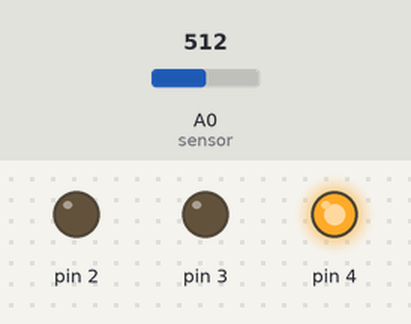
Simulated run of this sketch. Board: Arduino Uno, built with avr-gcc and run on an emulated ATmega328P. On the bench: output pins drawn as LEDs (lit = HIGH). The test bench sets the inputs (shaded band); at power-on: A0 (sensor) = 512. What the sketch prints to the serial monitor is not drawn.

Above: at 1.2 s.
1.3 s: A0 (sensor) set to 144
3.3 s: A0 (sensor) set to 132
At 4.0 s:
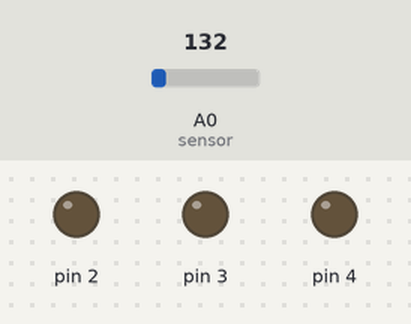
4.8 s: A0 (sensor) set to 306
At 5.7 s:
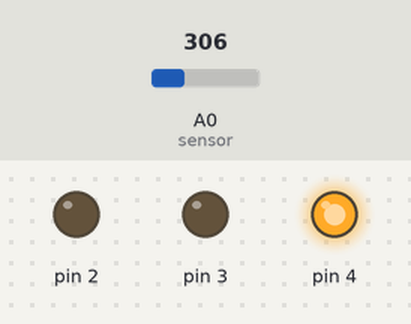
Timing chart, 0 to 7.8 s (numbered marks = the images above; inputs shaded):
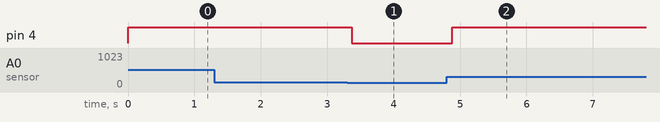

Measured:
- the behaviour switches between 144 and 143 on A0 (sensor) (found by bisection; images 0 and 1)
- after the input at 1.3 s, every drawn part: stays the same
- after the input at 3.3 s, pin 4: HIGH → LOW after 0.07 s
- after the input at 4.8 s, pin 4: LOW → HIGH after 0.08 s

The sketch:

Trial_Temp.ino
```cpp
const int sensor = A0;
const float t0 = 20.0;

void setup() {
  Serial.begin(9600);

  for (int i = 2; i < 5; i++) {
    pinMode(i, OUTPUT);
    digitalWrite(i, LOW);
  }

}

void loop() {
  int sensorVal = analogRead(sensor);

  Serial.print("Sensor Value: ");
  Serial.print(sensorVal);

  float v = (sensorVal/1024.0) * 5.0;

  Serial.print(",   Volts: ");
  Serial.print(v);

  float t = (v - .5) * 100;
  Serial.print(",   Degrees C: ");
  Serial.print(t);

  if (t < t0) {
    digitalWrite(2, LOW);
    digitalWrite(3, LOW);
    digitalWrite(4, LOW);
  }else if (t >=  t0 + 2 && t < t0 + 5) {
    digitalWrite(2, HIGH);
    digitalWrite(3, LOW);
    digitalWrite(4, LOW);
  }else if (t >=  t0 + 5 && t < t0 + 8) {
    digitalWrite(2, LOW);
    digitalWrite(3, HIGH);
    digitalWrite(4, LOW);
  }else if (t >=  t0 + 8) {
    digitalWrite(2, LOW);
    digitalWrite(3, LOW);
    digitalWrite(4, HIGH);
  }

  delay(1);

}
```
